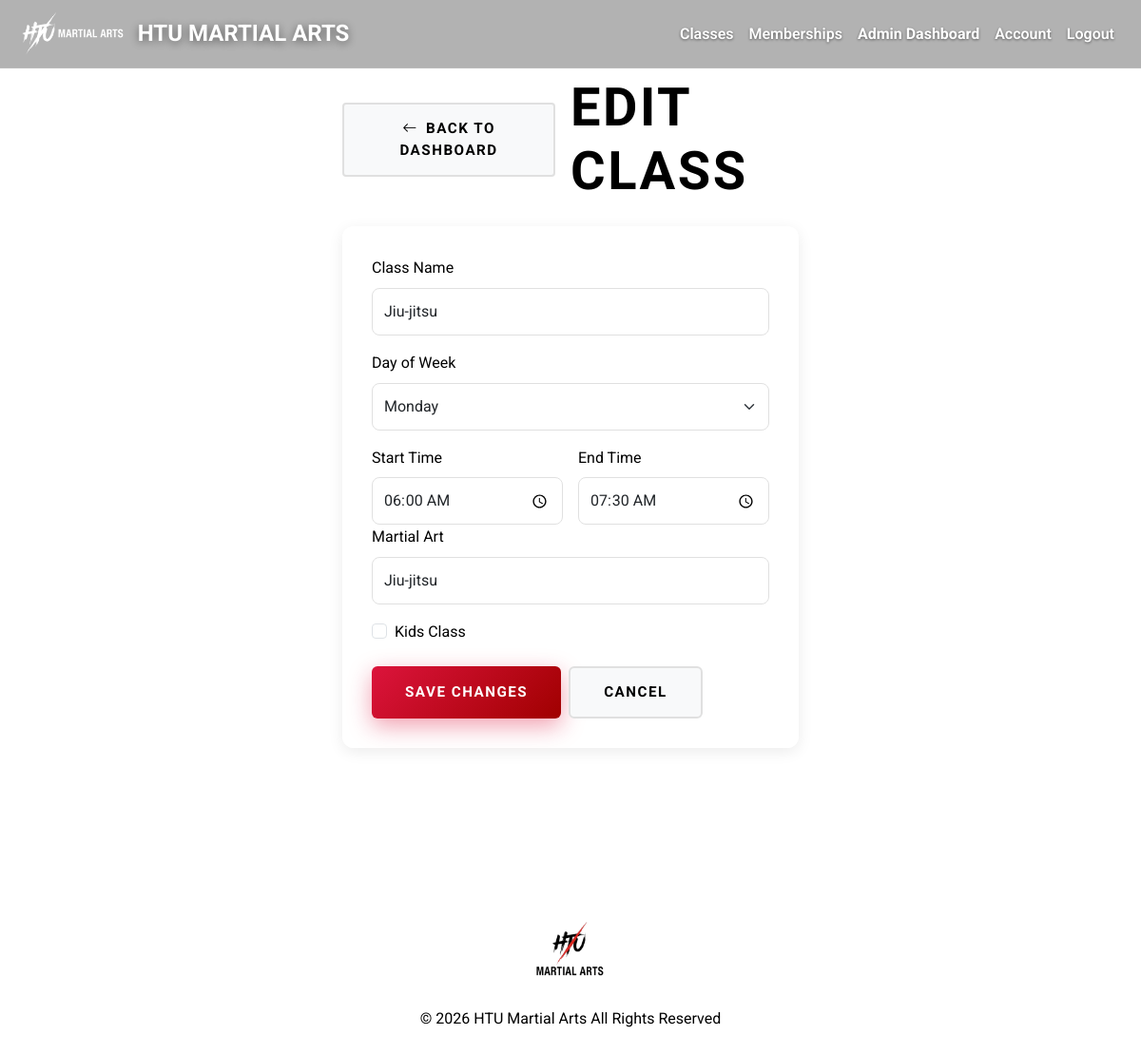
The page /classes_manage.php?action=edit&id=1 (signed in) on the database its author committed.
### tables this page shows
CREATE TABLE `classes` (
  `id` int(11) NOT NULL,
  `class_name` varchar(100) NOT NULL,
  `day_of_week` enum('Monday','Tuesday','Wednesday','Thursday','Friday','Saturday','Sunday') NOT NULL,
  `start_time` time NOT NULL,
  `end_time` time NOT NULL,
  `martial_art` varchar(50) NOT NULL,
  `age_group` varchar(20) DEFAULT 'Adult',
  `is_kids_class` tinyint(1) DEFAULT 0
);

### classes_manage.php (the view, shortened to what this page needs)
<?php
include 'includes/db.php';
$action = $_GET['action'] ?? ($_POST['action'] ?? '');
switch ($action) {
    case 'edit':
        $id = isset($_GET['id']) ? intval($_GET['id']) : 0;
        $stmt = $conn->prepare('SELECT * FROM classes WHERE id = ?');
        $stmt->bind_param('i', $id);
        $stmt->execute();
        $result = $stmt->get_result();
        $class = $result->fetch_assoc();
        include 'includes/header.php';
        ?>
        <div class="container page-section narrow-container">
            <div class="d-flex align-items-center gap-3 mb-4">
                <a href="admin.php" class="btn btn-light btn-sm"><i class="bi bi-arrow-left me-2"></i>Back to Dashboard</a>
                <h2 class="mb-0">Edit Class</h2>
            </div>
            <form method="POST" class="glass-panel">
                <div class="mb-3">
                    <label class="form-label">Class Name</label>
                    <input type="text" name="class_name" class="form-control" value="<?php echo htmlspecialchars($class['class_name']); ?>" required>
                </div>
                <div class="mb-3">
                    <label class="form-label">Day of Week</label>
                    <select name="day" class="form-select" required>
                        <?php
                        $days = ['Monday','Tuesday','Wednesday','Thursday','Friday','Saturday','Sunday'];
                        foreach ($days as $dayOption) {
                            $selected = ($dayOption === $class['day_of_week']) ? 'selected' : '';
                            echo '<option ' . $selected . '>' . $dayOption . '</option>';
                        }
                        ?>
                    </select>
                </div>
                <div class="row g-3">
                    <div class="col-md-6">
                        <label class="form-label">Start Time</label>
                        <input type="time" name="start_time" class="form-control" value="<?php echo htmlspecialchars($class['start_time']); ?>" required>
                    </div>
                    <div class="col-md-6">
                        <label class="form-label">End Time</label>
                        <input type="time" name="end_time" class="form-control" value="<?php echo htmlspecialchars($class['end_time']); ?>" required>
                    </div>
                </div>
                <div class="mb-3">
                    <label class="form-label">Martial Art</label>
                    <input type="text" name="martial_art" class="form-control" value="<?php echo htmlspecialchars($class['martial_art'] ?? ''); ?>" placeholder="e.g., Karate, Judo, Muay Thai" required>
                </div>
                <div class="mb-3 form-check">
                    <input type="checkbox" name="is_kids_class" class="form-check-input" id="is_kids_class" <?php echo (isset($class['is_kids_class']) && $class['is_kids_class']) ? 'checked' : ''; ?>>
                    <label class="form-check-label" for="is_kids_class">Kids Class</label>
                </div>
                <div class="mt-4 d-flex gap-2">
                    <button type="submit" class="btn btn-primary">Save Changes</button>
                    <a href="admin.php" class="btn btn-light">Cancel</a>
                </div>
            </form>
        </div>
        <?php
        include 'includes/footer.php';
        exit();
}
?>

### css/sport-theme.css (style rules this page uses)
:root { --font-heading: 'Oswald', sans-serif; --font-nike: 'Montserrat', sans-serif; --font-body: 'Roboto', sans-serif; --font-mono: 'JetBrains Mono', monospace; --color-primary: #DC143C; --color-primary-dark: #a00000; --color-primary-light: #ff1744; --color-black: #000000; --color-dark: #000000; --color-dark-blue: #16213e; --color-white: #FFFFFF; --color-grey: #f5f5f58d; --color-grey-light: #f8f9fa; --color-grey-dark: #666666; --color-border: #e0e0e0; --color-deep-dark: #1a1a2e; --gradient-primary: linear-gradient(135deg, #DC143C 0%, #a00000 100%); --gradient-dark: linear-gradient(135deg, #1a1a2e 0%, #16213e 100%); --gradient-hero: linear-gradient(135deg, #1a1a2e 0%, #16213e 50%, #0f3460 100%); --shadow-sm: 0 2px 8px rgba(0, 0, 0, 0.08); --shadow-md: 0 4px 16px rgba(0, 0, 0, 0.12); --shadow-lg: 0 8px 32px rgba(0, 0, 0, 0.16); --shadow-xl: 0 12px 48px rgba(0, 0, 0, 0.24); --shadow-primary: 0 8px 24px rgba(220, 20, 60, 0.4); --spacing-xs: 8px; --spacing-sm: 16px; --spacing-md: 24px; --spacing-lg: 40px; --spacing-xl: 80px; --transition-fast: 0.2s ease; --transition-smooth: cubic-bezier(0.4, 0, 0.2, 1); --transition-bounce: cubic-bezier(0.68, -0.55, 0.265, 1.55); }
* { margin: 0; padding: 0; box-sizing: border-box; }
body { font-family: var(--font-body); color: var(--color-black); line-height: 1.6; overflow-x: hidden; background: var(--color-white); -webkit-font-smoothing: antialiased; -moz-osx-font-smoothing: grayscale; }
h1, h2, h3, h4, h5, h6 { font-family: var(--font-heading); font-weight: 700; text-transform: uppercase; letter-spacing: 2px; color: var(--color-dark); }
h2 { font-size: clamp(2rem, 5vw, 3.5rem); letter-spacing: 2.5px; }
html { scroll-behavior: smooth; }
.btn-primary { background: var(--gradient-primary); color: white; box-shadow: var(--shadow-primary); }
.btn-primary::before { content: ''; position: absolute; inset: 0; background: linear-gradient(135deg, rgba(255,255,255,0.2) 0%, transparent 100%); transform: translateX(-100%); transition: transform 0.6s; }
.container { max-width: 1200px; margin: 0 auto; padding: 0 20px; }
.page-section { padding: var(--spacing-xl) 0; min-height: 70vh; }
.narrow-container { width: 100%; max-width: 480px; margin: 0 auto; }
.glass-panel { background: rgba(255, 255, 255, 0.95); backdrop-filter: blur(10px); -webkit-backdrop-filter: blur(10px); border-radius: 12px; box-shadow: 0 4px 16px rgba(0, 0, 0, 0.08); border: 1px solid rgba(255, 255, 255, 0.3); padding: 30px; }
.btn { display: inline-block; padding: 14px 35px; font-weight: 700; text-transform: uppercase; letter-spacing: 1.5px; border: none; cursor: pointer; transition: all 0.4s var(--transition-smooth); text-decoration: none; position: relative; overflow: hidden; font-size: 0.95rem; }
.btn-primary { background: var(--gradient-primary); color: var(--color-white); box-shadow: var(--shadow-primary); }
.btn-light { background: var(--color-grey-light); color: var(--color-black); border: 2px solid var(--color-border); }
.form-control, .form-select { border: 1px solid var(--color-border); padding: 12px; border-radius: 8px; }

### rows shown on the page
classes: class_name "Jiu-jitsu", start_time "06:00:00", end_time "07:30:00", martial_art "Jiu-jitsu"

### other values the page prints
form field day "Monday"
